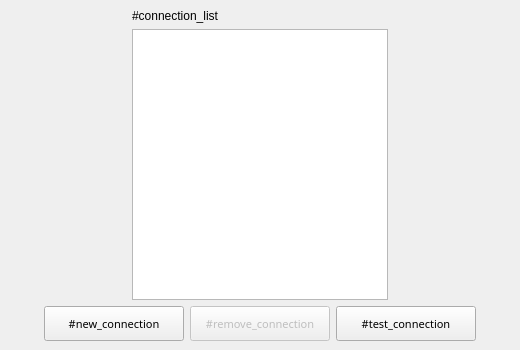
<?xml version="1.0" encoding="UTF-8"?>
<ui version="4.0">
 <class>DialupConnectionWindow</class>
 <widget class="QWidget" name="DialupConnectionWindow">
  <property name="geometry">
   <rect>
    <x>0</x>
    <y>0</y>
    <width>520</width>
    <height>350</height>
   </rect>
  </property>
  <layout class="QVBoxLayout" name="verticalLayout">
   <property name="margin">
    <number>0</number>
   </property>
   <item>
    <widget class="QStackedWidget" name="swPages">
     <property name="currentIndex">
      <number>0</number>
     </property>
     <widget class="QWidget" name="wConnectionListPage">
      <layout class="QVBoxLayout" name="verticalLayout_2">
       <item>
        <layout class="QGridLayout" name="gridLayout_3">
         <item row="1" column="0">
          <spacer name="horizontalSpacer_4">
           <property name="orientation">
            <enum>Qt::Horizontal</enum>
           </property>
           <property name="sizeHint" stdset="0">
            <size>
             <width>40</width>
             <height>20</height>
            </size>
           </property>
          </spacer>
         </item>
         <item row="1" column="1">
          <widget class="QListWidget" name="lwConnections">
           <property name="styleSheet">
            <string notr="true">font: 12pt;</string>
           </property>
           <property name="selectionBehavior">
            <enum>QAbstractItemView::SelectRows</enum>
           </property>
           <property name="sortingEnabled">
            <bool>true</bool>
           </property>
          </widget>
         </item>
         <item row="1" column="2">
          <spacer name="horizontalSpacer_5">
           <property name="orientation">
            <enum>Qt::Horizontal</enum>
           </property>
           <property name="sizeHint" stdset="0">
            <size>
             <width>40</width>
             <height>20</height>
            </size>
           </property>
          </spacer>
         </item>
         <item row="0" column="1">
          <widget class="QLabel" name="lbConnections">
           <property name="text">
            <string>#connection_list</string>
           </property>
          </widget>
         </item>
        </layout>
       </item>
       <item>
        <layout class="QHBoxLayout" name="horizontalLayout">
         <item>
          <spacer name="horizontalSpacer_3">
           <property name="orientation">
            <enum>Qt::Horizontal</enum>
           </property>
           <property name="sizeHint" stdset="0">
            <size>
             <width>40</width>
             <height>20</height>
            </size>
           </property>
          </spacer>
         </item>
         <item>
          <widget class="QPushButton" name="btnNew">
           <property name="minimumSize">
            <size>
             <width>140</width>
             <height>35</height>
            </size>
           </property>
           <property name="maximumSize">
            <size>
             <width>140</width>
             <height>35</height>
            </size>
           </property>
           <property name="font">
            <font>
             <family>Trebuchet MS</family>
             <pointsize>8</pointsize>
             <weight>50</weight>
             <italic>false</italic>
             <bold>false</bold>
            </font>
           </property>
           <property name="text">
            <string>#new_connection</string>
           </property>
           <property name="checkable">
            <bool>false</bool>
           </property>
           <property name="checked">
            <bool>false</bool>
           </property>
           <property name="flat">
            <bool>false</bool>
           </property>
          </widget>
         </item>
         <item>
          <widget class="QPushButton" name="btnRemove">
           <property name="enabled">
            <bool>false</bool>
           </property>
           <property name="minimumSize">
            <size>
             <width>140</width>
             <height>35</height>
            </size>
           </property>
           <property name="maximumSize">
            <size>
             <width>140</width>
             <height>35</height>
            </size>
           </property>
           <property name="font">
            <font>
             <family>Trebuchet MS</family>
             <pointsize>8</pointsize>
             <weight>50</weight>
             <italic>false</italic>
             <bold>false</bold>
            </font>
           </property>
           <property name="text">
            <string>#remove_connection</string>
           </property>
          </widget>
         </item>
         <item>
          <widget class="QPushButton" name="btnTest">
           <property name="minimumSize">
            <size>
             <width>140</width>
             <height>35</height>
            </size>
           </property>
           <property name="maximumSize">
            <size>
             <width>140</width>
             <height>35</height>
            </size>
           </property>
           <property name="font">
            <font>
             <family>Trebuchet MS</family>
             <pointsize>8</pointsize>
             <weight>50</weight>
             <italic>false</italic>
             <bold>false</bold>
            </font>
           </property>
           <property name="text">
            <string>#test_connection</string>
           </property>
          </widget>
         </item>
         <item>
          <spacer name="horizontalSpacer_6">
           <property name="orientation">
            <enum>Qt::Horizontal</enum>
           </property>
           <property name="sizeHint" stdset="0">
            <size>
             <width>40</width>
             <height>20</height>
            </size>
           </property>
          </spacer>
         </item>
        </layout>
       </item>
      </layout>
     </widget>
     <widget class="QWidget" name="wNewConnectionPage">
      <layout class="QGridLayout" name="gridLayout">
       <item row="0" column="0">
        <layout class="QGridLayout" name="gridLayout_2">
         <item row="0" column="1">
          <widget class="QLabel" name="lbOperators">
           <property name="text">
            <string>#operator_list</string>
           </property>
          </widget>
         </item>
         <item row="0" column="0">
          <widget class="QLabel" name="lbModems">
           <property name="text">
            <string>#modem_list</string>
           </property>
          </widget>
         </item>
         <item row="2" column="1">
          <widget class="QListWidget" name="lwTemplates">
           <property name="styleSheet">
            <string notr="true">font: 12pt;</string>
           </property>
           <property name="selectionBehavior">
            <enum>QAbstractItemView::SelectRows</enum>
           </property>
          </widget>
         </item>
         <item row="2" column="0">
          <widget class="QListWidget" name="lwModems">
           <property name="maximumSize">
            <size>
             <width>200</width>
             <height>16777215</height>
            </size>
           </property>
           <property name="styleSheet">
            <string notr="true">font: 12pt;</string>
           </property>
           <property name="editTriggers">
            <set>QAbstractItemView::NoEditTriggers</set>
           </property>
           <property name="selectionBehavior">
            <enum>QAbstractItemView::SelectRows</enum>
           </property>
           <property name="sortingEnabled">
            <bool>true</bool>
           </property>
          </widget>
         </item>
        </layout>
       </item>
       <item row="1" column="0">
        <layout class="QHBoxLayout" name="horizontalLayout_2">
         <item>
          <spacer name="horizontalSpacer">
           <property name="orientation">
            <enum>Qt::Horizontal</enum>
           </property>
           <property name="sizeHint" stdset="0">
            <size>
             <width>40</width>
             <height>20</height>
            </size>
           </property>
          </spacer>
         </item>
         <item>
          <widget class="QPushButton" name="btnBackToList">
           <property name="minimumSize">
            <size>
             <width>140</width>
             <height>35</height>
            </size>
           </property>
           <property name="maximumSize">
            <size>
             <width>140</width>
             <height>35</height>
            </size>
           </property>
           <property name="font">
            <font>
             <family>Trebuchet MS</family>
             <pointsize>8</pointsize>
             <weight>50</weight>
             <italic>false</italic>
             <bold>false</bold>
            </font>
           </property>
           <property name="text">
            <string>#back_to_connection_list</string>
           </property>
          </widget>
         </item>
         <item>
          <widget class="QPushButton" name="btnCreate">
           <property name="minimumSize">
            <size>
             <width>140</width>
             <height>35</height>
            </size>
           </property>
           <property name="maximumSize">
            <size>
             <width>140</width>
             <height>35</height>
            </size>
           </property>
           <property name="font">
            <font>
             <family>Trebuchet MS</family>
             <pointsize>8</pointsize>
             <weight>50</weight>
             <italic>false</italic>
             <bold>false</bold>
            </font>
           </property>
           <property name="text">
            <string>#create_new_connection</string>
           </property>
          </widget>
         </item>
         <item>
          <spacer name="horizontalSpacer_2">
           <property name="orientation">
            <enum>Qt::Horizontal</enum>
           </property>
           <property name="sizeHint" stdset="0">
            <size>
             <width>40</width>
             <height>20</height>
            </size>
           </property>
          </spacer>
         </item>
        </layout>
       </item>
      </layout>
     </widget>
    </widget>
   </item>
  </layout>
 </widget>
 <resources/>
 <connections/>
</ui>
